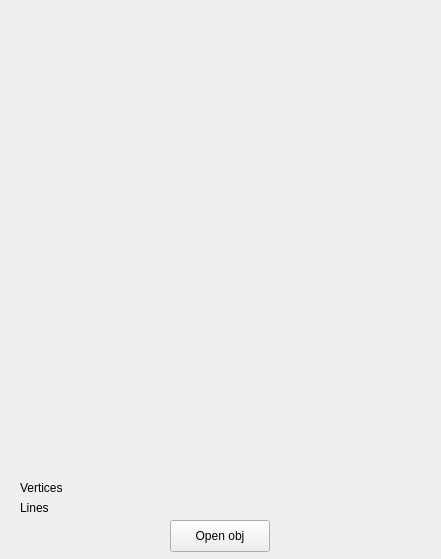
<?xml version="1.0" encoding="UTF-8"?>
<ui version="4.0">
 <class>MainWindow</class>
 <widget class="QMainWindow" name="MainWindow">
  <property name="geometry">
   <rect>
    <x>0</x>
    <y>0</y>
    <width>441</width>
    <height>559</height>
   </rect>
  </property>
  <property name="windowTitle">
   <string>MainWindow</string>
  </property>
  <widget class="QWidget" name="centralwidget">
   <widget class="GLWidget" name="widget" native="true">
    <property name="geometry">
     <rect>
      <x>0</x>
      <y>0</y>
      <width>441</width>
      <height>471</height>
     </rect>
    </property>
   </widget>
   <widget class="QPushButton" name="open_obj">
    <property name="geometry">
     <rect>
      <x>170</x>
      <y>520</y>
      <width>100</width>
      <height>32</height>
     </rect>
    </property>
    <property name="text">
     <string>Open obj</string>
    </property>
   </widget>
   <widget class="QLabel" name="vertices_info">
    <property name="geometry">
     <rect>
      <x>20</x>
      <y>480</y>
      <width>411</width>
      <height>16</height>
     </rect>
    </property>
    <property name="text">
     <string>Vertices</string>
    </property>
   </widget>
   <widget class="QLabel" name="lines_info">
    <property name="geometry">
     <rect>
      <x>20</x>
      <y>500</y>
      <width>411</width>
      <height>16</height>
     </rect>
    </property>
    <property name="text">
     <string>Lines</string>
    </property>
   </widget>
  </widget>
 </widget>
 <customwidgets>
  <customwidget>
   <class>GLWidget</class>
   <extends>QWidget</extends>
   <header>glwidget.h</header>
   <container>1</container>
  </customwidget>
 </customwidgets>
 <resources/>
 <connections/>
</ui>
